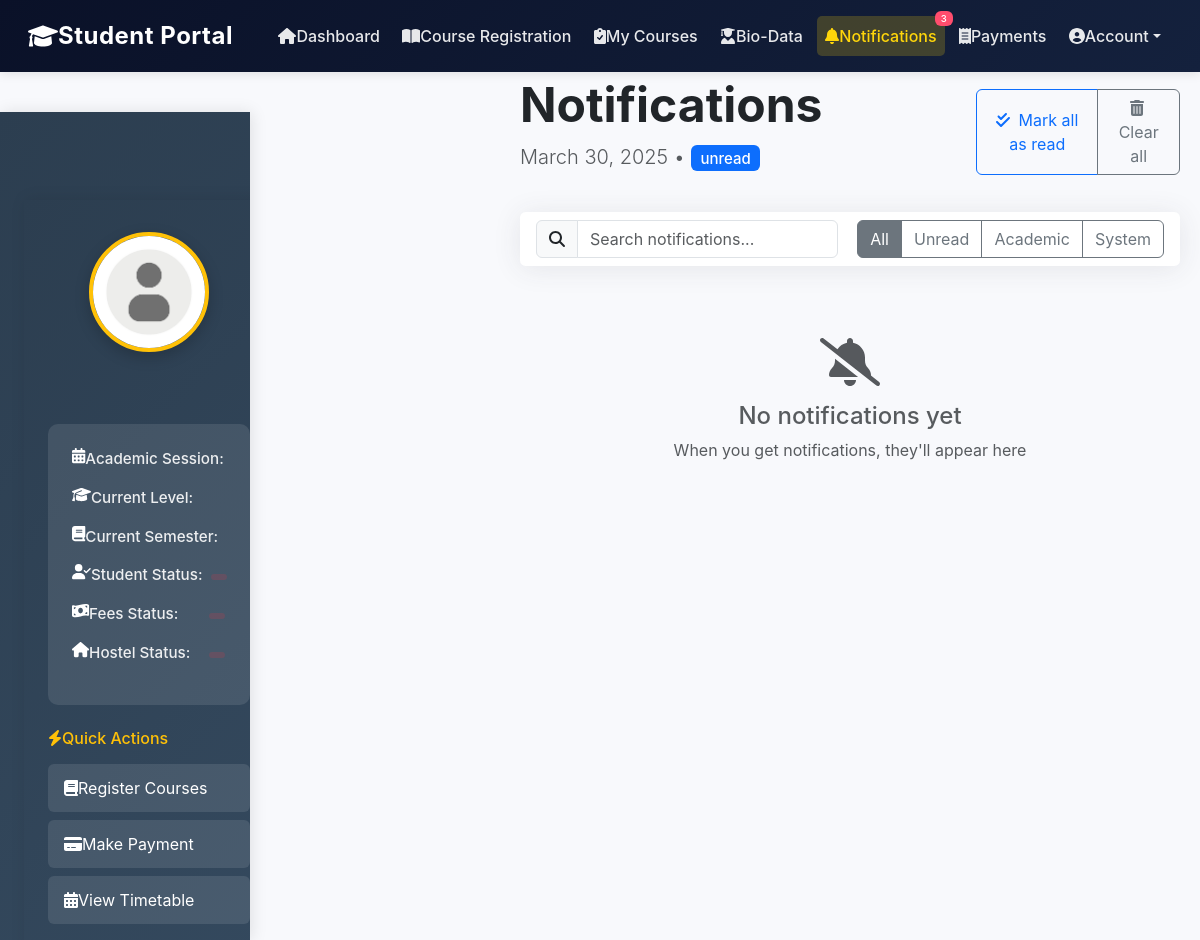
Before: /student-notifications/ with the older database file.
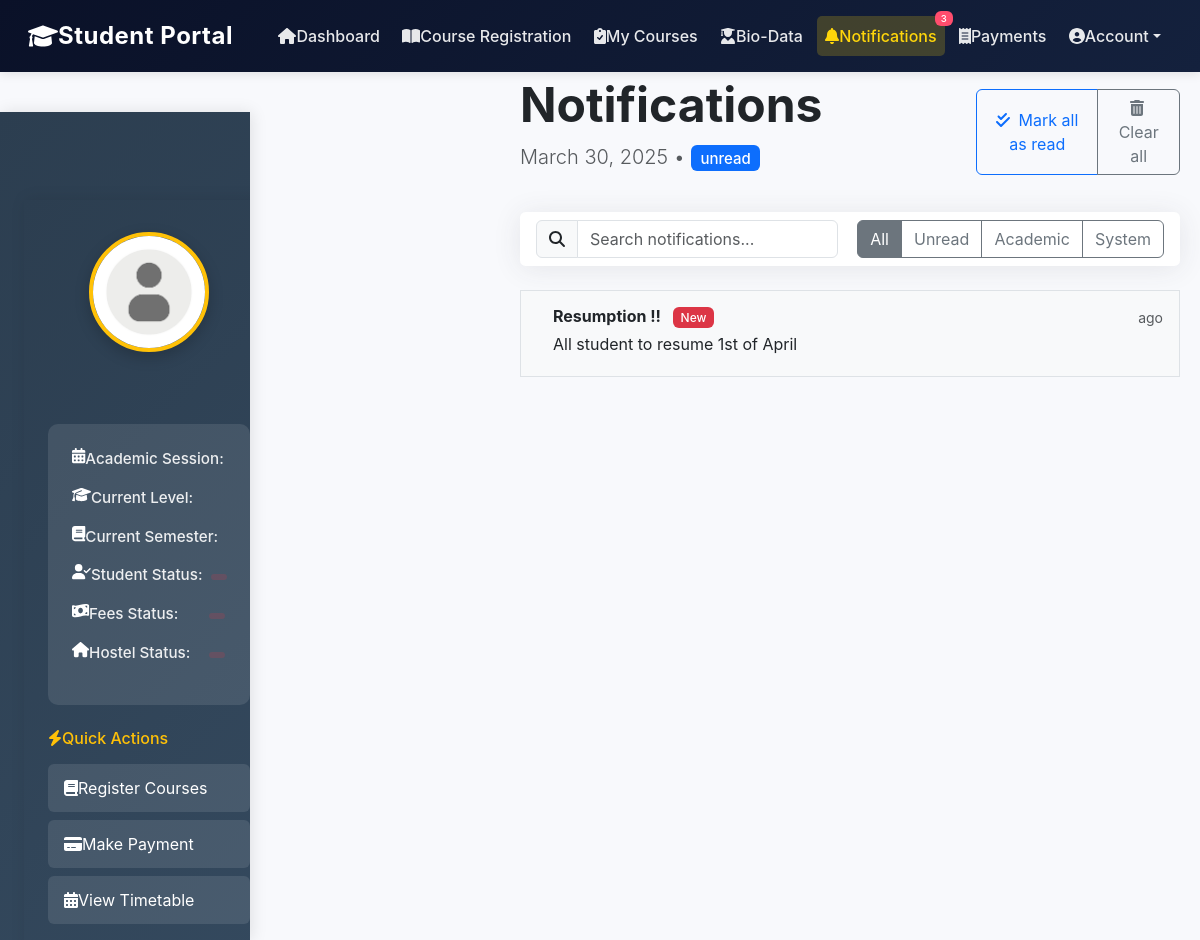
After: the same page with the newer database file.
### portal/models.py (models this page shows, shortened)
class Notification(models.Model):
    title = models.CharField(max_length=100)
    content = models.CharField(max_length=10000)

### portal/views.py (the view)
# urls.py: path('student-notifications/', views.Notification_Page, name='notifications'),
def Notification_Page(request):
    user = request.user
    notifications = Notification.objects.all()
    student = Student.objects.filter(application_number=user.username).first()
    return render(request, 'portal_notification.html', {'notifications':notifications, 'student':student})

### portal/templates/portal_notification.html (shortened to what this page needs)
{% load static %}
<!DOCTYPE html>
<html lang="en">
<head>
    <link rel="stylesheet" href="https://cdn.jsdelivr.net/npm/bootstrap@5.3.0/dist/css/bootstrap.min.css">
    <link rel="stylesheet" href="{% static 'css/student_portal.css' %}">
</head>
<body>
    {% include 'portal_navbar.html' %}
    <div class="sidebar text-white">
        {% include 'portal_sidebar.html' %}
    </div>
    <div class="container dashboard-container">
        <div class="row mb-4 align-items-center">
            <div class="col-md-8">
                <h1 class="display-5 fw-bold text-gray-800">Notifications</h1>
                <p class="lead text-muted">
                    {% now "F j, Y" %} •
                    <span class="badge bg-primary">{{ unread_count }} unread</span>
                </p>
            </div>
            <div class="col-md-4 text-md-end">
                <div class="btn-group">
                    <button class="btn btn-outline-primary" id="mark-all-read">
                        <i class="fas fa-check-double me-1"></i> Mark all as read
                    </button>
                    <button class="btn btn-outline-secondary" id="clear-notifications">
                        <i class="fas fa-trash-alt me-1"></i> Clear all
                    </button>
                </div>
            </div>
        </div>
        <div class="card mb-4">
            <div class="card-body py-2">
                <div class="row align-items-center">
                    <div class="col-md-6">
                        <div class="input-group">
                            <span class="input-group-text"><i class="fas fa-search"></i></span>
                            <input type="text" class="form-control" placeholder="Search notifications..." id="notification-search">
                        </div>
                    </div>
                    <div class="col-md-6 mt-2 mt-md-0">
                        <div class="d-flex justify-content-md-end">
                            <div class="btn-group" role="group">
                                <button type="button" class="btn btn-outline-secondary filter-btn active" data-filter="all">All</button>
                                <button type="button" class="btn btn-outline-secondary filter-btn" data-filter="unread">Unread</button>
                                <button type="button" class="btn btn-outline-secondary filter-btn" data-filter="academic">Academic</button>
                                <button type="button" class="btn btn-outline-secondary filter-btn" data-filter="system">System</button>
                            </div>
                        </div>
                    </div>
                </div>
            </div>
        </div>
<div class="card-body p-0">
    {% if notifications %}
    <div class="list-group list-group-flush" id="notifications-list">
        {% for notification in notifications %}
        <a href="{% url 'notification_page' notification.id %}" class="text-decoration-none">
            <div class="list-group-item list-group-item-action {% if not notification.read %}bg-light{% endif %} py-3 notification-item"
                 data-category="{{ notification.category }}" data-read="{{ notification.read }}" data-id="{{ notification.id }}">
                <div class="d-flex">
                    <div class="flex-grow-1">
                        <div class="d-flex justify-content-between align-items-start">
                            <h6 class="mb-1 {% if not notification.read %}fw-bold{% endif %}">
                                {{ notification.title }}
                                {% if not notification.read %}
                                <span class="badge bg-danger ms-2">New</span>
                                {% endif %}
                            </h6>
                            <small class="text-muted">{{ notification.created_at|timesince }} ago</small>
                        </div>
                        <p class="mb-1">{{ notification.content }}</p>
                    </div>
                </div>
            </div>
        </a>
        {% endfor %}
    </div>
    {% else %}
    <div class="text-center py-5">
        <i class="fas fa-bell-slash fa-3x text-muted mb-3"></i>
        <h4 class="text-muted">No notifications yet</h4>
        <p class="text-muted">When you get notifications, they'll appear here</p>
    </div>
    {% endif %}
</div>
        </div>
</body>
</html>

### portal/templates/portal_navbar.html (shortened to what this page needs)
{% load static %}
<link rel="stylesheet" href="{% static 'css/portal_navbar.css' %}">
<nav class="navbar navbar-expand-lg navbar-dark fixed-top">
    <div class="container-fluid">
        <a class="navbar-brand" href="{% url 'student_portal' %}">
            <i class="fas fa-graduation-cap"></i> Student Portal
        </a>
        <div class="collapse navbar-collapse" id="navbarNav">
            <ul class="navbar-nav ms-auto">
                <li class="nav-item">
                    <a class="nav-link {% if request.path == '/student-portal/' %}active{% endif %}" href="{% url 'student_portal' %}">
                        <i class="fas fa-home"></i> Dashboard
                    </a>
                </li>
                <li class="nav-item">
                    <a class="nav-link {% if 'course-registration' in request.path %}active{% endif %}" href="{% url 'course_registration' %}">
                        <i class="fas fa-book-open"></i> Course Registration
                    </a>
                </li>
                <li class="nav-item">
                    <a class="nav-link {% if 'registered-courses' in request.path %}active{% endif %}" href="{% url 'registered_courses' %}">
                        <i class="fas fa-clipboard-check"></i> My Courses
                    </a>
                </li>
                <li class="nav-item">
                    <a class="nav-link {% if 'biodata' in request.path %}active{% endif %}" href="{% url 'student_biodata' %}">
                        <i class="fas fa-user-graduate"></i> Bio-Data
                    </a>
                </li>
                <li class="nav-item position-relative">
                    <a class="nav-link" href="{% url 'notifications'    %}">
                        <i class="fas fa-bell"></i> Notifications
                        <span class="badge bg-danger badge-notification">3</span>
                    </a>
                </li>
                <li class="nav-item">
                    <a class="nav-link" href="#">
                        <i class="fas fa-receipt"></i> Payments
                    </a>
                </li>
                <li class="nav-item dropdown">
                    <a class="nav-link dropdown-toggle" href="#" id="userDropdown" role="button" data-bs-toggle="dropdown" aria-expanded="false">
                        <i class="fas fa-user-circle"></i> Account
                    </a>
                </li>
            </ul>
        </div>
    </div>
</nav>

### portal/templates/portal_sidebar.html (shortened to what this page needs)
{% load static %}
<link rel="stylesheet" href="{% static 'css/portal_sidebar.css' %}">
<div class="sidebar">
    <div class="profile-section">
        <div class="profile-img-container">
            <img src="{% if student.profile_picture %}{{ student.profile_picture.url }}{% else %}{% static 'images/default-profile.png' %}{% endif %}"
                 alt="Profile Picture"
                 class="profile-img"
                 onclick="document.getElementById('profileUpload').click()"
                 onerror="this.src='{% static 'images/default-profile.png' %}'">
        </div>
    </div>
    <div class="info-card">
        <div class="info-item">
            <i class="fas fa-calendar-alt"></i>
            <span class="info-label">Academic Session:</span>
        </div>
        <div class="info-item">
            <i class="fas fa-graduation-cap"></i>
            <span class="info-label">Current Level:</span>
        </div>
        <div class="info-item">
            <i class="fas fa-book"></i>
            <span class="info-label">Current Semester:</span>
        </div>
        <div class="info-item">
            <i class="fas fa-user-check"></i>
            <span class="info-label">Student Status:</span>
            <span class="info-value">
                <span class="status-badge {% if student.status == 'Active' %}status-active{% elif student.status == 'Pending' %}status-pending{% else %}status-inactive{% endif %}">
                </span>
            </span>
        </div>
        <div class="info-item">
            <i class="fas fa-money-bill-wave"></i>
            <span class="info-label">Fees Status:</span>
            <span class="info-value">
                <span class="status-badge {% if student.fees_status == 'Paid' %}status-active{% elif student.fees_status == 'Partial' %}status-pending{% else %}status-inactive{% endif %}">
                </span>
            </span>
        </div>
        <div class="info-item">
            <i class="fas fa-home"></i>
            <span class="info-label">Hostel Status:</span>
            <span class="info-value">
                <span class="status-badge {% if student.hostel_status == 'Assigned' %}status-active{% elif student.hostel_status == 'Pending' %}status-pending{% else %}status-inactive{% endif %}">
                </span>
            </span>
        </div>
    </div>
    <div class="quick-actions">
        <h5 class="quick-actions-title">
            <i class="fas fa-bolt"></i> Quick Actions
        </h5>
        <button class="action-btn" onclick="window.location.href='{% url 'course_registration' %}'">
            <i class="fas fa-book"></i> Register Courses
        </button>
        <button class="action-btn" onclick="window.location.href='#'">
            <i class="fas fa-credit-card"></i> Make Payment
        </button>
        <button class="action-btn" onclick="window.location.href='#'">
            <i class="fas fa-calendar-alt"></i> View Timetable
        </button>
    </div>
</div>

### portal/static/css/student_portal.css (style rules this page uses)
:root { --primary-color: #4e73df; --success-color: #1cc88a; --info-color: #36b9cc; --warning-color: #f6c23e; --danger-color: #e74a3b; }
body { display: flex; min-height: 100vh; padding-top: 56px; background-color: #f8f9fc; font-family: 'Nunito', -apple-system, BlinkMacSystemFont, sans-serif; }
.sidebar { width: 250px; height: calc(100vh - 56px); position: fixed; left: 0; top: 56px; overflow-y: auto; z-index: 100; background: linear-gradient(180deg, var(--primary-color) 0%, #224abe 100%); box-shadow: 0 0.15rem 1.75rem 0 rgba(58, 59, 69, 0.15); }
.dashboard-container { margin-left: 250px; flex: 1; padding: 20px; }
.card { border: none; border-radius: 0.35rem; box-shadow: 0 0.15rem 1.75rem 0 rgba(58, 59, 69, 0.1); transition: all 0.3s ease; }
.badge { font-weight: 500; padding: 0.35em 0.65em; }

### portal/static/css/portal_navbar.css (style rules this page uses)
.navbar { background: linear-gradient(135deg, #0d1b2a, #1b263b); box-shadow: 0 2px 10px rgba(0, 0, 0, 0.1); padding: 0.8rem 1rem; transition: all 0.3s ease; }
.navbar-dark { background: linear-gradient(135deg, #0a1128, #14213d) !important; }
.navbar-brand { font-weight: 700; font-size: 1.5rem; letter-spacing: 0.5px; display: flex; align-items: center; color: white !important; }
.nav-link { font-weight: 500; padding: 0.5rem 1rem; margin: 0 0.2rem; border-radius: 5px; transition: all 0.3s ease; display: flex; align-items: center; color: rgba(255, 255, 255, 0.9) !important; }
.nav-link.active { background-color: rgba(255, 214, 10, 0.2); color: #ffd60a !important; }
.badge-notification { position: absolute; top: -5px; right: -5px; font-size: 0.6rem; padding: 3px 6px; background-color: #ff4d6d !important; }

### portal/static/css/portal_sidebar.css (style rules this page uses)
.sidebar { background: linear-gradient(135deg, #2c3e50, #34495e); color: white; height: 100%; padding: 2rem 1.5rem; position: relative; overflow-y: auto; box-shadow: 2px 0 15px rgba(0, 0, 0, 0.1); display: flex; flex-direction: column; transition: all 0.3s ease; }
.profile-section { text-align: center; margin-bottom: 2rem; }
.profile-img-container { position: relative; display: inline-block; margin-bottom: 1rem; }
.profile-img { width: 120px; height: 120px; border-radius: 50%; object-fit: cover; border: 4px solid #ffc107; box-shadow: 0 5px 15px rgba(0, 0, 0, 0.2); transition: all 0.3s ease; cursor: pointer; }
.info-card { background-color: rgba(255, 255, 255, 0.1); border-radius: 10px; padding: 1.5rem; margin-bottom: 1.5rem; }
.info-item { display: flex; align-items: flex-start; margin-bottom: 1rem; font-size: 0.95rem; }
.info-label { font-weight: 500; min-width: 120px; color: rgba(255, 255, 255, 0.9); }
.info-value { flex: 1; }
.status-badge { display: inline-block; padding: 3px 8px; border-radius: 12px; font-size: 0.8rem; font-weight: 500; }
.status-inactive { background-color: rgba(220, 53, 69, 0.2); color: #dc3545; }
.quick-actions { margin-top: auto; }
.quick-actions-title { font-size: 1rem; color: #ffc107; margin-bottom: 1rem; display: flex; align-items: center; }
.action-btn { display: flex; align-items: center; width: 100%; padding: 0.75rem 1rem; margin-bottom: 0.5rem; background: rgba(255, 255, 255, 0.1); color: white; border: none; border-radius: 6px; text-align: left; transition: all 0.2s ease; cursor: pointer; }

Changed rows visible on the page:
added Notification: title "Resumption !!", content "All student to resume 1st of April"
Other visible differences:
text no longer shown: "No notifications yet When you get notifications, they'll appear here"
